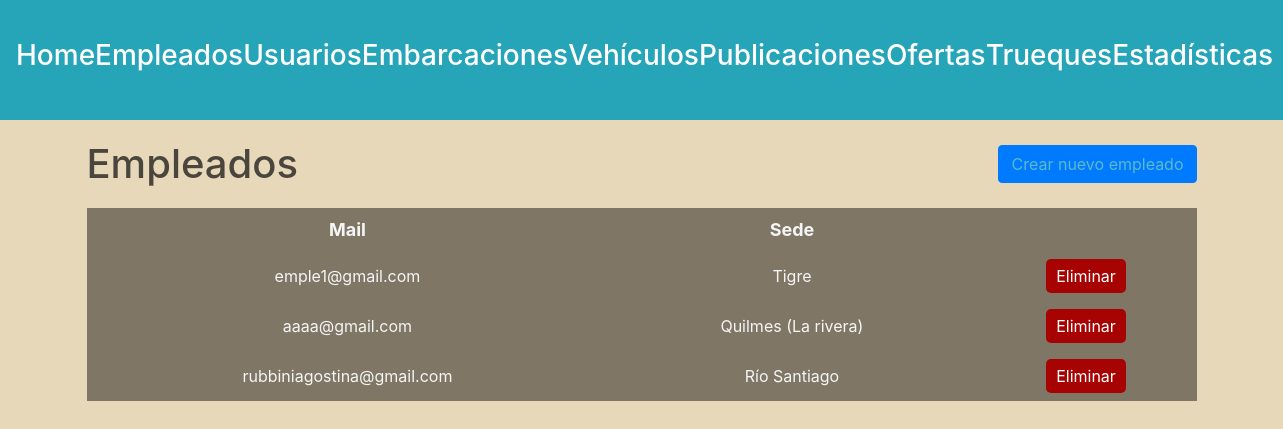
Screenshot of /administracion/empleados/ (signed in) with the database file from the repository.
### usuarios/models.py (models this page shows, shortened)
class Usuario(AbstractBaseUser, PermissionsMixin):
    nombre = models.CharField(max_length=50)
    apellido = models.CharField(max_length=50)
    fecha_nacimiento = models.DateField()
    telefono = models.CharField(max_length=13)
    mail = models.EmailField(max_length=50, unique=True)
    password = models.CharField(max_length=128)
    is_staff= models.BooleanField(default=False)
    is_blocked= models.BooleanField(default=False)
    USERNAME_FIELD = 'mail'
    REQUIRED_FIELDS = ['nombre', 'apellido', 'fecha_nacimiento', 'telefono']

### empleados/models.py (models this page shows)
class Sede(models.Model):
    nombre = models.CharField(max_length=100, unique=True)

### administrador/views.py (the view)
# urls.py: path('', include('empleados.urls')),
@login_required(login_url=reverse_lazy('home'))
def empleados(request):
    user = request.user
    if not user.is_superuser:
        return redirect('home')
    empleados = Usuario.objects.filter(is_staff=True, is_superuser=False)
    for empleado in empleados:
        emple_sede = EmpleConSede.objects.get(user_id=empleado.id)
        sede = Sede.objects.get(id=emple_sede.sede_id)
        empleado.sede = sede.nombre
    return render(request, 'employees.html', {
        'empleados' : empleados
    })

### autenticacion/backend.py (called while the page is built)
    def get_user(self, user_id):
        UserModel = get_user_model()
        try:
            return UserModel.objects.get(pk=user_id)
        except UserModel.DoesNotExist:
            return None

### administrador/templates/employees.html (shortened to what this page needs)
{% extends 'layouts/navbar.html' %}
{% block content %}
<div class="header">
    <h1>Empleados</h1>
    <a href="{% url 'crear empleado' %}" class="btn btn-primary">Crear nuevo empleado</a>
</div>
{% if empleados %}
    <table>
        <thead>
            <tr>
                <th>Mail</th>
                <th>Sede</th>
            </tr>
        </thead>
        <tbody>
            {% for empleado in empleados %}
                <tr>
                    <td>{{empleado.mail}}</td>
                    <td>{{empleado.sede}}</td>
                    <td>
                        <form method="post" action="{% url 'eliminar empleado' %}">
                            <button type="submit" class="btn-delete">Eliminar</button>
                        </form>
                    </td>
                </tr>
            {% endfor %}
        </tbody>
    </table>
{% else %}
    <h3>No existen empleados en la plataforma.</h3>
{% endif %}
{% endblock %}

### administrador/static/styles/main.css (style rules this page uses)
:root { --azul1: #6785b4; --azul2: #26a5b9; --azul3: #a9cecf; --gris: #c4c4be8c; --arena: #c8baa0; }
body { background: #e8d8ba !important; color: #fff; font-family: arial; margin: 0; }
.header { display: flex; justify-content: space-between; align-items: center; margin-bottom: 20px; }
.header h1 { color: #4b463d; margin: 0; }
.btn-primary { background-color: #26a5b9; border-color: #26a5b9; color: #fff; padding: 8px 16px; border-radius: 4px; text-decoration: none; }
table { width: 100%; background: #807666; color: whitesmoke; padding: 10px; margin-bottom: 2px; }
table thead th { font-size: 18px; }
table tbody td { font-size: 16px; }
table th, table td { padding: 8px; text-align: center; }
a:link, a:visited { color: #5cb9c7; font-size: 16px; }
.btn-delete { background-color: rgb(167, 3, 3); color: white; border: none; border-radius: 5px; padding: 5px 10px; }

### rows the page displays
Usuario: mail "emple1@gmail.com", sede "Tigre"
Usuario: mail "aaaa@gmail.com", sede "Quilmes (La rivera)"
Usuario: mail "rubbiniagostina@gmail.com", sede "Río Santiago"
